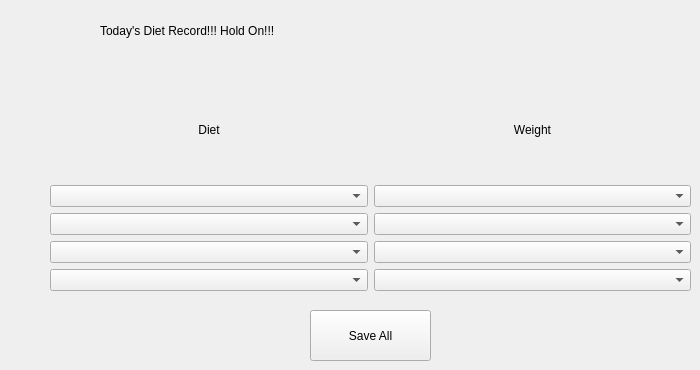
      <widget class="QWidget" name="tab_9">
       <attribute name="title">
        <string>Diet_Record</string>
       </attribute>
       <widget class="QLabel" name="label_9">
        <property name="geometry">
         <rect>
          <x>100</x>
          <y>0</y>
          <width>561</width>
          <height>61</height>
         </rect>
        </property>
        <property name="styleSheet">
         <string notr="true">font: 700 25pt &quot;Microsoft YaHei UI&quot;;</string>
        </property>
        <property name="text">
         <string>Today's Diet Record!!! Hold On!!!</string>
        </property>
       </widget>
       <widget class="QPushButton" name="pushButton_6">
        <property name="geometry">
         <rect>
          <x>310</x>
          <y>310</y>
          <width>121</width>
          <height>51</height>
         </rect>
        </property>
        <property name="text">
         <string>Save All</string>
        </property>
       </widget>
       <widget class="QWidget" name="layoutWidget">
        <property name="geometry">
         <rect>
          <x>50</x>
          <y>80</y>
          <width>641</width>
          <height>211</height>
         </rect>
        </property>
        <layout class="QVBoxLayout" name="verticalLayout_4">
         <item>
          <layout class="QHBoxLayout" name="horizontalLayout_12">
           <item>
            <widget class="QLabel" name="label_15">
             <property name="text">
              <string>Diet</string>
             </property>
             <property name="alignment">
              <set>Qt::AlignmentFlag::AlignCenter</set>
             </property>
            </widget>
           </item>
           <item>
            <widget class="QLabel" name="label_16">
             <property name="text">
              <string>Weight</string>
             </property>
             <property name="alignment">
              <set>Qt::AlignmentFlag::AlignCenter</set>
             </property>
            </widget>
           </item>
          </layout>
         </item>
         <item>
          <layout class="QHBoxLayout" name="horizontalLayout_13">
           <item>
            <widget class="QComboBox" name="comboBox_10">
             <item>
              <property name="text">
               <string/>
              </property>
             </item>
             <item>
              <property name="text">
               <string>Flour</string>
              </property>
             </item>
             <item>
              <property name="text">
               <string>Peas</string>
              </property>
             </item>
             <item>
              <property name="text">
               <string>Chinese Cabbage</string>
              </property>
             </item>
             <item>
              <property name="text">
               <string>Fungus</string>
              </property>
             </item>
             <item>
              <property name="text">
               <string>Kelp</string>
              </property>
             </item>
             <item>
              <property name="text">
               <string>Pumkins</string>
              </property>
             </item>
             <item>
              <property name="text">
               <string>Apples</string>
              </property>
             </item>
             <item>
              <property name="text">
               <string>Cherries</string>
              </property>
             </item>
             <item>
              <property name="text">
               <string>Bananas</string>
              </property>
             </item>
             <item>
              <property name="text">
               <string>Almonds</string>
              </property>
             </item>
             <item>
              <property name="text">
               <string>Beef</string>
              </property>
             </item>
             <item>
              <property name="text">
               <string>Pork Liver</string>
              </property>
             </item>
             <item>
              <property name="text">
               <string>Pork</string>
              </property>
             </item>
             <item>
              <property name="text">
               <string>Milk</string>
              </property>
             </item>
             <item>
              <property name="text">
               <string>Eggs</string>
              </property>
             </item>
             <item>
              <property name="text">
               <string>Potato</string>
              </property>
             </item>
             <item>
              <property name="text">
               <string>Tomato</string>
              </property>
             </item>
             <item>
              <property name="text">
               <string>Broccoli</string>
              </property>
             </item>
             <item>
              <property name="text">
               <string>Chicken Breast</string>
              </property>
             </item>
             <item>
              <property name="text">
               <string>Cods</string>
              </property>
             </item>
             <item>
              <property name="text">
               <string>Pork Loin</string>
              </property>
             </item>
             <item>
              <property name="text">
               <string>Salmon</string>
              </property>
             </item>
             <item>
              <property name="text">
               <string>Lamb Shank</string>
              </property>
             </item>
             <item>
              <property name="text">
               <string>Brown Rice</string>
              </property>
             </item>
             <item>
              <property name="text">
               <string>Black Beans</string>
              </property>
             </item>
             <item>
              <property name="text">
               <string>Sweet Potato</string>
              </property>
             </item>
             <item>
              <property name="text">
               <string>Soba Noodles</string>
              </property>
             </item>
             <item>
              <property name="text">
               <string>Carrot</string>
              </property>
             </item>
             <item>
              <property name="text">
               <string>Kale</string>
              </property>
             </item>
             <item>
              <property name="text">
               <string>Spinach</string>
              </property>
             </item>
            </widget>
           </item>
           <item>
            <widget class="QComboBox" name="comboBox_11">
             <item>
              <property name="text">
               <string/>
              </property>
             </item>
             <item>
              <property name="text">
               <string>5g</string>
              </property>
             </item>
             <item>
              <property name="text">
               <string>10g</string>
              </property>
             </item>
             <item>
              <property name="text">
               <string>15g</string>
              </property>
             </item>
             <item>
              <property name="text">
               <string>20g</string>
              </property>
             </item>
             <item>
              <property name="text">
               <string>25g</string>
              </property>
             </item>
             <item>
              <property name="text">
               <string>30g</string>
              </property>
             </item>
             <item>
              <property name="text">
               <string>50g</string>
              </property>
             </item>
             <item>
              <property name="text">
               <string>100g</string>
              </property>
             </item>
             <item>
              <property name="text">
               <string>200g</string>
              </property>
             </item>
            </widget>
           </item>
          </layout>
         </item>
         <item>
          <layout class="QHBoxLayout" name="horizontalLayout_14">
           <item>
            <widget class="QComboBox" name="comboBox_12">
             <item>
              <property name="text">
               <string/>
              </property>
             </item>
             <item>
              <property name="text">
               <string>Flour</string>
              </property>
             </item>
             <item>
              <property name="text">
               <string>Peas</string>
              </property>
             </item>
             <item>
              <property name="text">
               <string>Chinese Cabbage</string>
              </property>
             </item>
             <item>
              <property name="text">
               <string>Fungus</string>
              </property>
             </item>
             <item>
              <property name="text">
               <string>Kelp</string>
              </property>
             </item>
             <item>
              <property name="text">
               <string>Pumkins</string>
              </property>
             </item>
             <item>
              <property name="text">
               <string>Apples</string>
              </property>
             </item>
             <item>
              <property name="text">
               <string>Cherries</string>
              </property>
             </item>
             <item>
              <property name="text">
               <string>Bananas</string>
              </property>
             </item>
             <item>
              <property name="text">
               <string>Almonds</string>
              </property>
             </item>
             <item>
              <property name="text">
               <string>Beef</string>
              </property>
             </item>
             <item>
              <property name="text">
               <string>Pork Liver</string>
              </property>
             </item>
             <item>
              <property name="text">
               <string>Pork</string>
              </property>
             </item>
             <item>
              <property name="text">
               <string>Milk</string>
              </property>
             </item>
             <item>
              <property name="text">
               <string>Eggs</string>
              </property>
             </item>
             <item>
              <property name="text">
               <string>Potato</string>
              </property>
             </item>
             <item>
              <property name="text">
               <string>Tomato</string>
              </property>
             </item>
             <item>
              <property name="text">
               <string>Broccoli</string>
              </property>
             </item>
             <item>
              <property name="text">
               <string>Chicken Breast</string>
              </property>
             </item>
             <item>
              <property name="text">
               <string>Cods</string>
              </property>
             </item>
             <item>
              <property name="text">
               <string>Pork Loin</string>
              </property>
             </item>
             <item>
              <property name="text">
               <string>Salmon</string>
              </property>
             </item>
             <item>
              <property name="text">
               <string>Lamb Shank</string>
              </property>
             </item>
             <item>
              <property name="text">
               <string>Brown Rice</string>
              </property>
             </item>
             <item>
              <property name="text">
               <string>Black Beans</string>
              </property>
             </item>
             <item>
              <property name="text">
               <string>Sweet Potato</string>
              </property>
             </item>
             <item>
              <property name="text">
               <string>Soba Noodles</string>
              </property>
             </item>
             <item>
              <property name="text">
               <string>Carrot</string>
              </property>
             </item>
             <item>
              <property name="text">
               <string>Kale</string>
              </property>
             </item>
             <item>
              <property name="text">
               <string>Spinach</string>
              </property>
             </item>
            </widget>
           </item>
           <item>
            <widget class="QComboBox" name="comboBox_13">
             <item>
              <property name="text">
               <string/>
              </property>
             </item>
             <item>
              <property name="text">
               <string>5g</string>
              </property>
             </item>
             <item>
              <property name="text">
               <string>10g</string>
              </property>
             </item>
             <item>
              <property name="text">
               <string>15g</string>
              </property>
             </item>
             <item>
              <property name="text">
               <string>20g</string>
              </property>
             </item>
             <item>
              <property name="text">
               <string>25g</string>
              </property>
             </item>
             <item>
              <property name="text">
               <string>30g</string>
              </property>
             </item>
             <item>
              <property name="text">
               <string>50g</string>
              </property>
             </item>
             <item>
              <property name="text">
               <string>100g</string>
              </property>
             </item>
             <item>
              <property name="text">
               <string>200g</string>
              </property>
             </item>
            </widget>
           </item>
          </layout>
         </item>
         <item>
          <layout class="QHBoxLayout" name="horizontalLayout_15">
           <item>
            <widget class="QComboBox" name="comboBox_14">
             <item>
              <property name="text">
               <string/>
              </property>
             </item>
             <item>
              <property name="text">
               <string>Flour</string>
              </property>
             </item>
             <item>
              <property name="text">
               <string>Peas</string>
              </property>
             </item>
             <item>
              <property name="text">
               <string>Chinese Cabbage</string>
              </property>
             </item>
             <item>
              <property name="text">
               <string>Fungus</string>
              </property>
             </item>
             <item>
              <property name="text">
               <string>Kelp</string>
              </property>
             </item>
             <item>
              <property name="text">
               <string>Pumkins</string>
              </property>
             </item>
             <item>
              <property name="text">
               <string>Apples</string>
              </property>
             </item>
             <item>
              <property name="text">
               <string>Cherries</string>
              </property>
             </item>
             <item>
              <property name="text">
               <string>Bananas</string>
              </property>
             </item>
             <item>
              <property name="text">
               <string>Almonds</string>
              </property>
             </item>
             <item>
              <property name="text">
               <string>Beef</string>
              </property>
             </item>
             <item>
              <property name="text">
               <string>Pork Liver</string>
              </property>
             </item>
             <item>
              <property name="text">
               <string>Pork</string>
              </property>
             </item>
             <item>
              <property name="text">
               <string>Milk</string>
              </property>
             </item>
             <item>
              <property name="text">
               <string>Eggs</string>
              </property>
             </item>
             <item>
              <property name="text">
               <string>Potato</string>
              </property>
             </item>
             <item>
              <property name="text">
               <string>Tomato</string>
              </property>
             </item>
             <item>
              <property name="text">
               <string>Broccoli</string>
              </property>
             </item>
             <item>
              <property name="text">
               <string>Chicken Breast</string>
              </property>
             </item>
             <item>
              <property name="text">
               <string>Cods</string>
              </property>
             </item>
             <item>
              <property name="text">
               <string>Pork Loin</string>
              </property>
             </item>
             <item>
              <property name="text">
               <string>Salmon</string>
              </property>
             </item>
             <item>
              <property name="text">
               <string>Lamb Shank</string>
              </property>
             </item>
             <item>
              <property name="text">
               <string>Brown Rice</string>
              </property>
             </item>
             <item>
              <property name="text">
               <string>Black Beans</string>
              </property>
             </item>
             <item>
              <property name="text">
               <string>Sweet Potato</string>
              </property>
             </item>
             <item>
              <property name="text">
               <string>Soba Noodles</string>
              </property>
             </item>
             <item>
              <property name="text">
               <string>Carrot</string>
              </property>
             </item>
             <item>
              <property name="text">
               <string>Kale</string>
              </property>
             </item>
             <item>
              <property name="text">
               <string>Spinach</string>
              </property>
             </item>
            </widget>
           </item>
           <item>
            <widget class="QComboBox" name="comboBox_15">
             <item>
              <property name="text">
               <string/>
              </property>
             </item>
             <item>
              <property name="text">
               <string>5g</string>
              </property>
             </item>
             <item>
              <property name="text">
               <string>10g</string>
              </property>
             </item>
             <item>
              <property name="text">
               <string>15g</string>
              </property>
             </item>
             <item>
              <property name="text">
               <string>20g</string>
              </property>
             </item>
             <item>
              <property name="text">
               <string>25g</string>
              </property>
             </item>
             <item>
              <property name="text">
               <string>30g</string>
              </property>
             </item>
             <item>
              <property name="text">
               <string>50g</string>
              </property>
             </item>
             <item>
              <property name="text">
               <string>100g</string>
              </property>
             </item>
             <item>
              <property name="text">
               <string>200g</string>
              </property>
             </item>
            </widget>
           </item>
          </layout>
         </item>
         <item>
          <layout class="QHBoxLayout" name="horizontalLayout_16">
           <item>
            <widget class="QComboBox" name="comboBox_16">
             <item>
              <property name="text">
               <string/>
              </property>
             </item>
             <item>
              <property name="text">
               <string>Flour</string>
              </property>
             </item>
             <item>
              <property name="text">
               <string>Peas</string>
              </property>
             </item>
             <item>
              <property name="text">
               <string>Chinese Cabbage</string>
              </property>
             </item>
             <item>
              <property name="text">
               <string>Fungus</string>
              </property>
             </item>
             <item>
              <property name="text">
               <string>Kelp</string>
              </property>
             </item>
             <item>
              <property name="text">
               <string>Pumkins</string>
              </property>
             </item>
             <item>
              <property name="text">
               <string>Apples</string>
              </property>
             </item>
             <item>
              <property name="text">
               <string>Cherries</string>
              </property>
             </item>
             <item>
              <property name="text">
               <string>Bananas</string>
              </property>
             </item>
             <item>
              <property name="text">
               <string>Almonds</string>
              </property>
             </item>
             <item>
              <property name="text">
               <string>Beef</string>
              </property>
             </item>
             <item>
              <property name="text">
               <string>Pork Liver</string>
              </property>
             </item>
             <item>
              <property name="text">
               <string>Pork</string>
              </property>
             </item>
             <item>
              <property name="text">
               <string>Milk</string>
              </property>
             </item>
             <item>
              <property name="text">
               <string>Eggs</string>
              </property>
             </item>
             <item>
              <property name="text">
               <string>Potato</string>
              </property>
             </item>
             <item>
              <property name="text">
               <string>Tomato</string>
              </property>
             </item>
             <item>
              <property name="text">
               <string>Broccoli</string>
              </property>
             </item>
             <item>
              <property name="text">
               <string>Chicken Breast</string>
              </property>
             </item>
             <item>
              <property name="text">
               <string>Cods</string>
              </property>
             </item>
             <item>
              <property name="text">
               <string>Pork Loin</string>
              </property>
             </item>
             <item>
              <property name="text">
               <string>Salmon</string>
              </property>
             </item>
             <item>
              <property name="text">
               <string>Lamb Shank</string>
              </property>
             </item>
             <item>
              <property name="text">
               <string>Brown Rice</string>
              </property>
             </item>
             <item>
              <property name="text">
               <string>Black Beans</string>
              </property>
             </item>
             <item>
              <property name="text">
               <string>Sweet Potato</string>
              </property>
             </item>
             <item>
              <property name="text">
               <string>Soba Noodles</string>
              </property>
             </item>
             <item>
              <property name="text">
               <string>Carrot</string>
              </property>
             </item>
             <item>
              <property name="text">
               <string>Kale</string>
              </property>
             </item>
             <item>
              <property name="text">
               <string>Spinach</string>
              </property>
             </item>
            </widget>
           </item>
           <item>
            <widget class="QComboBox" name="comboBox_17">
             <item>
              <property name="text">
               <string/>
              </property>
             </item>
             <item>
              <property name="text">
               <string>5g</string>
              </property>
             </item>
             <item>
              <property name="text">
               <string>10g</string>
              </property>
             </item>
             <item>
              <property name="text">
               <string>15g</string>
              </property>
             </item>
             <item>
              <property name="text">
               <string>20g</string>
              </property>
             </item>
             <item>
              <property name="text">
               <string>25g</string>
              </property>
             </item>
             <item>
              <property name="text">
               <string>30g</string>
              </property>
             </item>
             <item>
              <property name="text">
               <string>50g</string>
              </property>
             </item>
             <item>
              <property name="text">
               <string>100g</string>
              </property>
             </item>
             <item>
              <property name="text">
               <string>200g</string>
              </property>
             </item>
            </widget>
           </item>
          </layout>
         </item>
        </layout>
       </widget>
      </widget>
